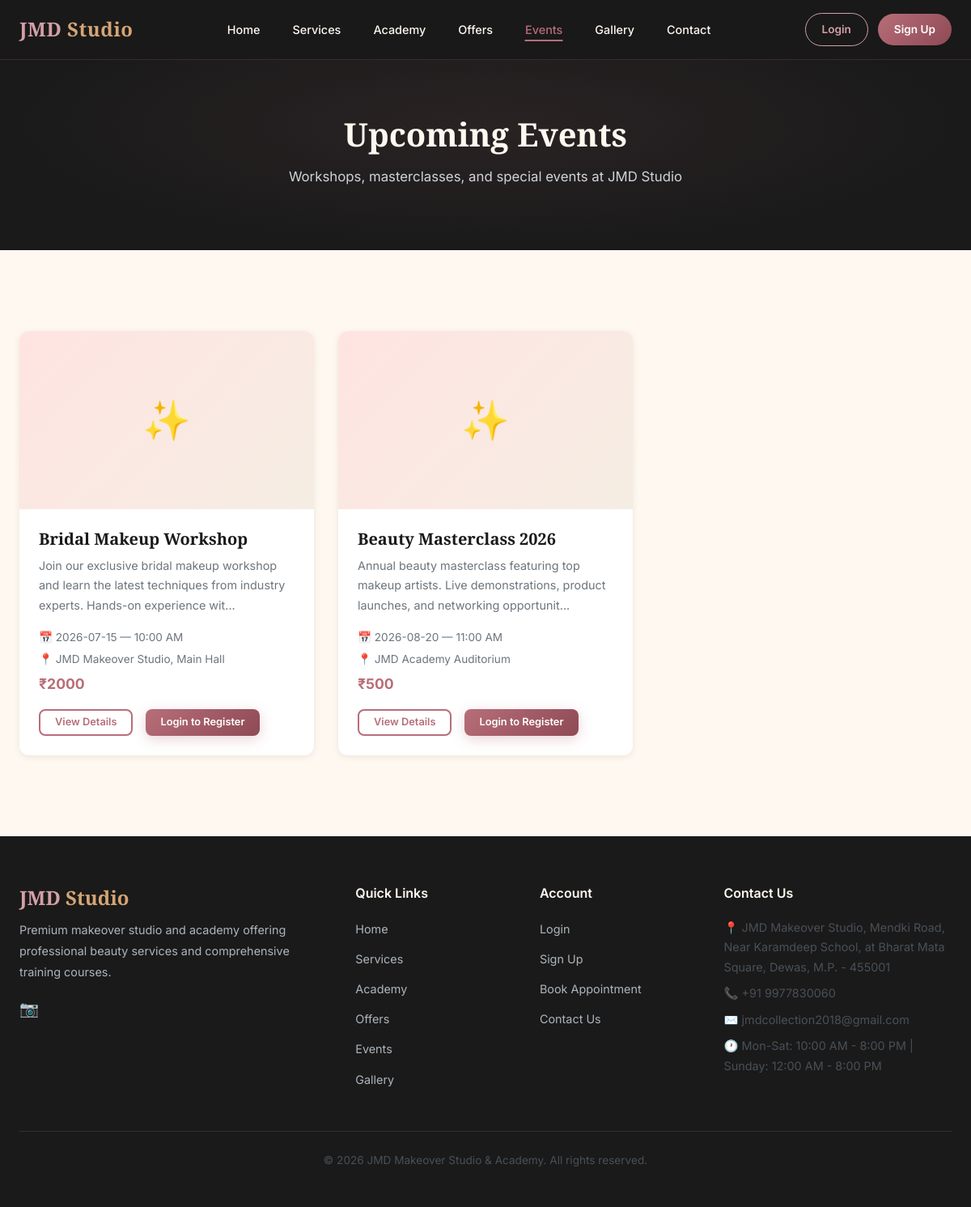
The app's page /events with its own data.
### tables this page shows
CREATE TABLE events (
    id INTEGER PRIMARY KEY AUTOINCREMENT,
    title TEXT NOT NULL,
    description TEXT,
    event_date TEXT,
    event_time TEXT,
    venue TEXT,
    fees REAL DEFAULT 0,
    image TEXT,
    is_active INTEGER DEFAULT 1,
    created_at TIMESTAMP DEFAULT CURRENT_TIMESTAMP
);

CREATE TABLE site_settings (
    key TEXT PRIMARY KEY,
    value TEXT
);

### app.py (the view)
@app.route('/events')
def events():
    db = get_db()
    all_events = db.execute('SELECT * FROM events WHERE is_active = 1 ORDER BY event_date ASC').fetchall()
    return render_template('events.html', events=all_events)

### app.py (called while the page is built)
def get_db():
    if 'db' not in g:
        g.db = sqlite3.connect(DB_NAME)
        g.db.row_factory = sqlite3.Row
    return g.db

def get_settings():
    db = get_db()
    rows = db.execute('SELECT key, value FROM site_settings').fetchall()
    return {row['key']: row['value'] for row in rows}

@app.context_processor
def inject_user():
    user = None
    unread_count = 0
    if 'user_id' in session:
        db = get_db()
        user = db.execute('SELECT * FROM users WHERE id = ?', (session['user_id'],)).fetchone()
        unread_count = db.execute('SELECT COUNT(*) FROM notifications WHERE user_id = ? AND is_read = 0',
                                  (session['user_id'],)).fetchone()[0]
    settings = get_settings()
    return dict(current_user=user, unread_count=unread_count, site=settings)

### templates/events.html (shortened to what this page needs)
{% extends 'base.html' %}
{% block content %}
<div class="page-header">
    <div class="container">
        <h1>Upcoming Events</h1>
        <p>Workshops, masterclasses, and special events at JMD Studio</p>
    </div>
</div>
<section class="section">
    <div class="container">
        {% if events %}
        <div class="card-grid card-grid-3">
            {% for event in events %}
            <div class="card">
                <div class="card-image">
                    {% if event.image %}
                    <img src="{{ url_for('static', filename='uploads/' + event.image) }}" alt="{{ event.title }}">
                    {% else %}
                    <span class="placeholder-icon">✨</span>
                    {% endif %}
                </div>
                <div class="card-body">
                    <h3><a href="{{ url_for('event_detail', id=event.id) }}" style="color: var(--black);">{{ event.title }}</a></h3>
                    <p>{{ event.description[:120] }}{% if event.description and event.description|length > 120 %}...{% endif %}</p>
                    <div class="card-meta" style="flex-direction: column; align-items: flex-start; gap: 4px;">
                        <span>📅 {{ event.event_date }} — {{ event.event_time }}</span>
                        <span>📍 {{ event.venue }}</span>
                        {% if event.fees > 0 %}
                        <span class="price">₹{{ "%.0f"|format(event.fees) }}</span>
                        {% else %}
                        <span class="price" style="color: var(--success);">FREE</span>
                        {% endif %}
                    </div>
                    <div class="d-flex gap-2 flex-wrap">
                        <a href="{{ url_for('event_detail', id=event.id) }}" class="btn btn-outline btn-sm">View Details</a>
                        {% if current_user %}
                        <form action="{{ url_for('register_event', id=event.id) }}" method="POST" style="display:inline;">
                            <button type="submit" class="btn btn-primary btn-sm">Register</button>
                        </form>
                        {% else %}
                        <a href="{{ url_for('login') }}" class="btn btn-primary btn-sm">Login to Register</a>
                        {% endif %}
                    </div>
                </div>
            </div>
            {% endfor %}
        </div>
        {% else %}
        <div class="empty-state">
            <div class="empty-icon">✨</div>
            <p>No upcoming events right now. Check back soon!</p>
        </div>
        {% endif %}
    </div>
</section>
{% endblock %}

### templates/base.html (shortened to what this page needs)
<!DOCTYPE html>
<html lang="en">
<head>
    <link rel="stylesheet" href="{{ url_for('static', filename='css/style.css') }}">
</head>
<body>
    <nav class="navbar" id="navbar">
        <div class="container">
            <a href="{{ url_for('home') }}" class="nav-brand">
                <span class="logo-text">JMD <span>Studio</span></span>
            </a>
            <ul class="nav-links" id="nav-links">
                <li><a href="{{ url_for('home') }}" class="{% if request.endpoint == 'home' %}active{% endif %}">Home</a></li>
                <li><a href="{{ url_for('services') }}" class="{% if request.endpoint == 'services' %}active{% endif %}">Services</a></li>
                <li><a href="{{ url_for('academy') }}" class="{% if request.endpoint == 'academy' %}active{% endif %}">Academy</a></li>
                <li><a href="{{ url_for('offers') }}" class="{% if request.endpoint == 'offers' %}active{% endif %}">Offers</a></li>
                <li><a href="{{ url_for('events') }}" class="{% if request.endpoint in ['events', 'event_detail'] %}active{% endif %}">Events</a></li>
                <li><a href="{{ url_for('gallery') }}" class="{% if request.endpoint == 'gallery' %}active{% endif %}">Gallery</a></li>
                <li><a href="{{ url_for('contact') }}" class="{% if request.endpoint == 'contact' %}active{% endif %}">Contact</a></li>
            </ul>
            <div class="nav-auth" id="nav-auth">
                {% if current_user %}
                    <a href="{{ url_for('user_dashboard') }}" class="btn-nav btn-nav-outline">Dashboard</a>
                    <a href="{{ url_for('logout') }}" class="btn-nav btn-nav-solid">Logout</a>
                {% else %}
                    <a href="{{ url_for('login') }}" class="btn-nav btn-nav-outline">Login</a>
                    <a href="{{ url_for('signup') }}" class="btn-nav btn-nav-solid">Sign Up</a>
                {% endif %}
            </div>
        </div>
    </nav>
    <main>
        {% block content %}{% endblock %}
    </main>
    {% block footer %}
    <footer class="footer">
        <div class="container">
            <div class="footer-grid">
                <div class="footer-brand">
                    <h3>JMD <span>Studio</span></h3>
                    <p>{{ site.get('about_text', 'Premium makeover studio and academy.') }}</p>
                    {% if site.get('instagram') or site.get('facebook') or site.get('youtube') %}
                    <div style="margin-top: 12px; display: flex; gap: 12px;">
                        {% if site.get('instagram') %}<a href="{{ site.instagram }}" target="_blank" style="color: var(--rose-gold); font-size: 1.2rem;">📷</a>{% endif %}
                    </div>
                    {% endif %}
                </div>
                <div>
                    <h4>Quick Links</h4>
                    <ul class="footer-links">
                        <li><a href="{{ url_for('home') }}">Home</a></li>
                        <li><a href="{{ url_for('services') }}">Services</a></li>
                        <li><a href="{{ url_for('academy') }}">Academy</a></li>
                        <li><a href="{{ url_for('offers') }}">Offers</a></li>
                        <li><a href="{{ url_for('events') }}">Events</a></li>
                        <li><a href="{{ url_for('gallery') }}">Gallery</a></li>
                    </ul>
                </div>
                <div>
                    <h4>Account</h4>
                    <ul class="footer-links">
                        <li><a href="{{ url_for('login') }}">Login</a></li>
                        <li><a href="{{ url_for('signup') }}">Sign Up</a></li>
                        <li><a href="{{ url_for('book_appointment') }}">Book Appointment</a></li>
                        <li><a href="{{ url_for('contact') }}">Contact Us</a></li>
                    </ul>
                </div>
                <div class="footer-contact">
                    <h4>Contact Us</h4>
                    <p>📍 {{ site.get('address', 'JMD Makeover Studio') }}</p>
                    <p>📞 {{ site.get('phone', '+91 98765 43210') }}</p>
                    <p>✉️ {{ site.get('email', 'info@jmdstudio.com') }}</p>
                    <p>🕐 {{ site.get('working_hours', 'Mon-Sat: 10AM - 8PM') }}</p>
                </div>
            </div>
            <div class="footer-bottom">
                <p>&copy; 2026 {{ site.get('studio_name', 'JMD Makeover Studio & Academy') }}. All rights reserved.</p>
            </div>
        </div>
    </footer>
    {% endblock %}
</body>
</html>

### records on screen
events: title "Bridal Makeup Workshop", description "Join our exclusive bridal makeup workshop and learn the latest techniques from industry experts. Hands-on experience wit", event_date "2026-07-15", event_time "10:00 AM", venue "JMD Makeover Studio, Main Hall", fees "2000"
events: title "Beauty Masterclass 2026", description "Annual beauty masterclass featuring top makeup artists. Live demonstrations, product launches, and networking opportunit", event_date "2026-08-20", event_time "11:00 AM", venue "JMD Academy Auditorium", fees "500"
site_settings: get "Premium makeover studio and academy offering professional beauty services and comprehensive training courses."
site_settings: get "JMD Makeover Studio, Mendki Road, Near Karamdeep School, at Bharat Mata Square, Dewas, M.P. - 455001"
site_settings: get "+91 9977830060"
site_settings: get "jmdcollection2018@gmail.com"
site_settings: get "Mon-Sat: 10:00 AM - 8:00 PM | Sunday: 12:00 AM - 8:00 PM"
site_settings: get "JMD Makeover Studio & Academy"
